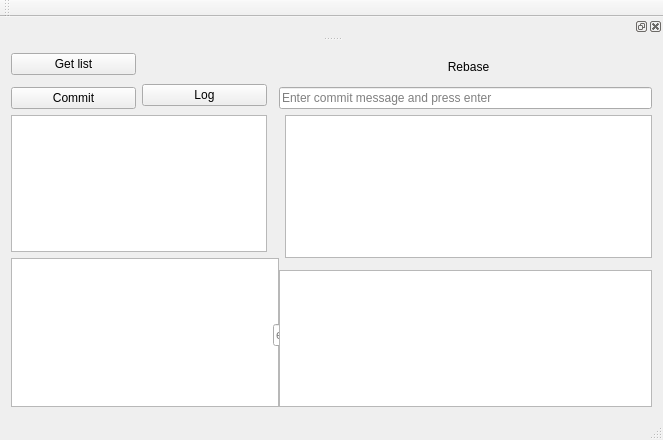
<?xml version="1.0" encoding="UTF-8"?>
<ui version="4.0">
 <class>MainWindow</class>
 <widget class="QMainWindow" name="MainWindow">
  <property name="geometry">
   <rect>
    <x>0</x>
    <y>0</y>
    <width>663</width>
    <height>440</height>
   </rect>
  </property>
  <property name="windowTitle">
   <string>MainWindow</string>
  </property>
  <widget class="QWidget" name="centralWidget">
   <layout class="QGridLayout" name="gridLayout">
    <item row="0" column="0">
     <widget class="QPushButton" name="refreshButton">
      <property name="text">
       <string>Get list</string>
      </property>
      <property name="default">
       <bool>false</bool>
      </property>
      <property name="flat">
       <bool>false</bool>
      </property>
     </widget>
    </item>
    <item row="0" column="4" rowspan="2">
     <widget class="QPushButton" name="pushButton">
      <property name="sizePolicy">
       <sizepolicy hsizetype="Expanding" vsizetype="Expanding">
        <horstretch>0</horstretch>
        <verstretch>0</verstretch>
       </sizepolicy>
      </property>
      <property name="focusPolicy">
       <enum>Qt::NoFocus</enum>
      </property>
      <property name="acceptDrops">
       <bool>false</bool>
      </property>
      <property name="layoutDirection">
       <enum>Qt::LeftToRight</enum>
      </property>
      <property name="text">
       <string>Rebase</string>
      </property>
      <property name="icon">
       <iconset theme="edit-redo">
        <normaloff/>
       </iconset>
      </property>
      <property name="iconSize">
       <size>
        <width>64</width>
        <height>64</height>
       </size>
      </property>
      <property name="flat">
       <bool>true</bool>
      </property>
     </widget>
    </item>
    <item row="1" column="1" rowspan="2">
     <widget class="QPushButton" name="logViewButton">
      <property name="text">
       <string>Log</string>
      </property>
     </widget>
    </item>
    <item row="2" column="0">
     <widget class="QPushButton" name="commitButton">
      <property name="text">
       <string>Commit</string>
      </property>
     </widget>
    </item>
    <item row="2" column="3" colspan="2">
     <widget class="QLineEdit" name="commitMessage">
      <property name="placeholderText">
       <string>Enter commit message and press enter</string>
      </property>
     </widget>
    </item>
    <item row="3" column="0" colspan="2">
     <widget class="QColumnView" name="branchView"/>
    </item>
    <item row="3" column="4" rowspan="2">
     <widget class="QTreeView" name="fileView">
      <property name="sizeAdjustPolicy">
       <enum>QAbstractScrollArea::AdjustToContents</enum>
      </property>
      <property name="selectionMode">
       <enum>QAbstractItemView::ExtendedSelection</enum>
      </property>
      <property name="textElideMode">
       <enum>Qt::ElideNone</enum>
      </property>
      <property name="verticalScrollMode">
       <enum>QAbstractItemView::ScrollPerItem</enum>
      </property>
      <property name="autoExpandDelay">
       <number>-1</number>
      </property>
      <property name="indentation">
       <number>16</number>
      </property>
      <property name="uniformRowHeights">
       <bool>false</bool>
      </property>
     </widget>
    </item>
    <item row="4" column="0" rowspan="3" colspan="4">
     <widget class="QColumnView" name="indexView"/>
    </item>
    <item row="5" column="2" rowspan="2" colspan="3">
     <widget class="QLineEdit" name="newBranchEdit">
      <property name="echoMode">
       <enum>QLineEdit::Normal</enum>
      </property>
      <property name="placeholderText">
       <string>enter name of new branch and press enter</string>
      </property>
     </widget>
    </item>
    <item row="6" column="3" colspan="2">
     <widget class="QPlainTextEdit" name="logView"/>
    </item>
   </layout>
  </widget>
  <widget class="QMenuBar" name="menuBar">
   <property name="geometry">
    <rect>
     <x>0</x>
     <y>0</y>
     <width>663</width>
     <height>25</height>
    </rect>
   </property>
  </widget>
  <widget class="QToolBar" name="mainToolBar">
   <attribute name="toolBarArea">
    <enum>TopToolBarArea</enum>
   </attribute>
   <attribute name="toolBarBreak">
    <bool>false</bool>
   </attribute>
  </widget>
  <widget class="QStatusBar" name="statusBar"/>
  <widget class="QDockWidget" name="dockWidget">
   <attribute name="dockWidgetArea">
    <number>4</number>
   </attribute>
   <widget class="QWidget" name="dockWidgetContents"/>
  </widget>
 </widget>
 <layoutdefault spacing="6" margin="11"/>
 <resources/>
 <connections/>
</ui>
